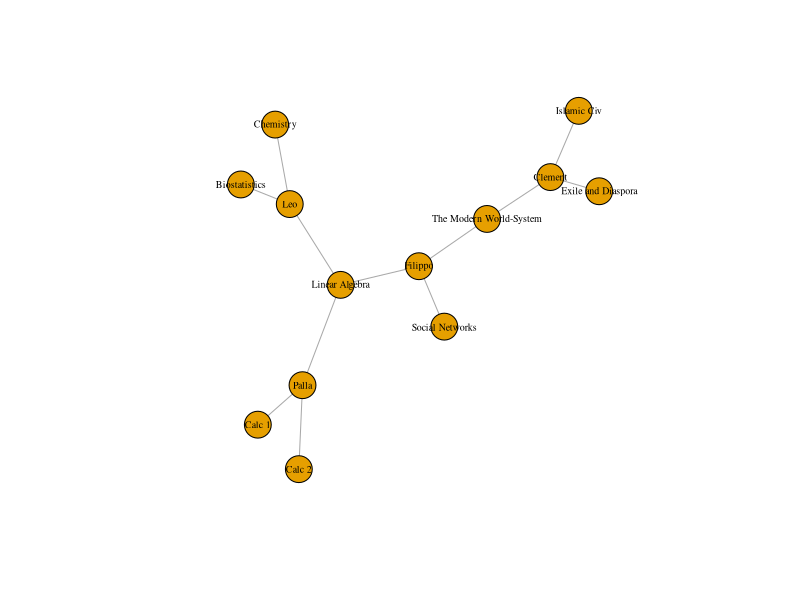
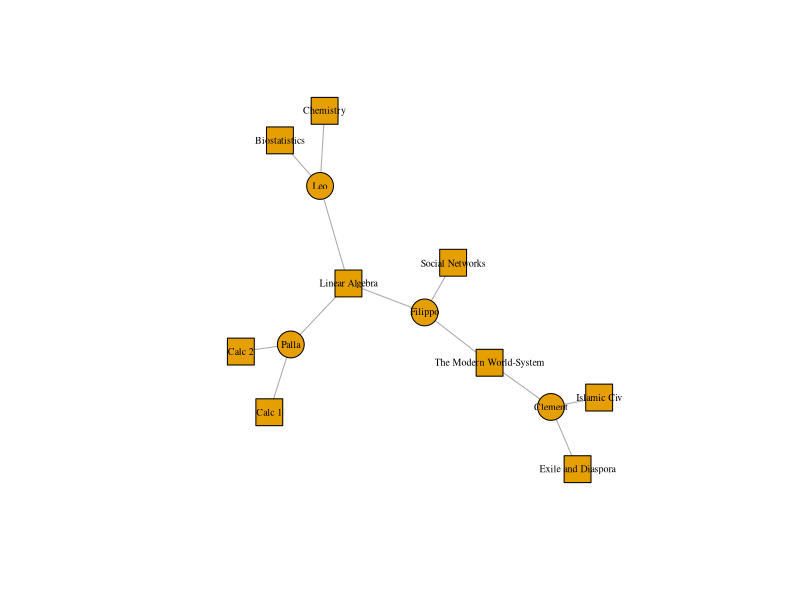

Source code (R) for these figures, in order:
#!/usr/bin/env Rscript

######################################################################
# @author      : Linus Fernandes (linusfernandes at gmail dot com)
# @file        : affiliations
# @created     : Saturday Oct 28, 2023 05:28:02 IST
#
# @description :
######################################################################
library(igraph)
library(reshape2)
classes_data <- data.frame(name = c("Leo", "Clement", "Palla", "Filippo"), class1 = c("Biostatistics","Islamic Civ", "Calc 1", "Linear Algebra"), class2 = c("Chemistry", "The Modern World-System", "Calc 2", "Social Networks"), class3 = c("Linear Algebra", "Exile and Diaspora", "Linear Algebra", "The Modern World-System"), stringsAsFactors = FALSE)
classes_data <- melt(classes_data, measure.vars = c("class1", "class2","class3"), value.name = "classes", variable.name = "order")
print(classes_data)
classes_data <- subset(classes_data, select = c("name", "classes"))
print(classes_data)
classesMatrix = table(classes_data)
class(classesMatrix) <- "matrix"
# And we convert it from a table to a matrix
print(classesMatrix)
classesNet <- graph.incidence(classesMatrix, mode = c("all"))
plot(classesNet, vertex.label.cex = .6, vertex.label.color = "black")
V(classesNet)$shape <- ifelse(V(classesNet)$type == FALSE, "circle", "square")
plot(classesNet,
vertex.label.cex = .6,
vertex.label.color = "black")
